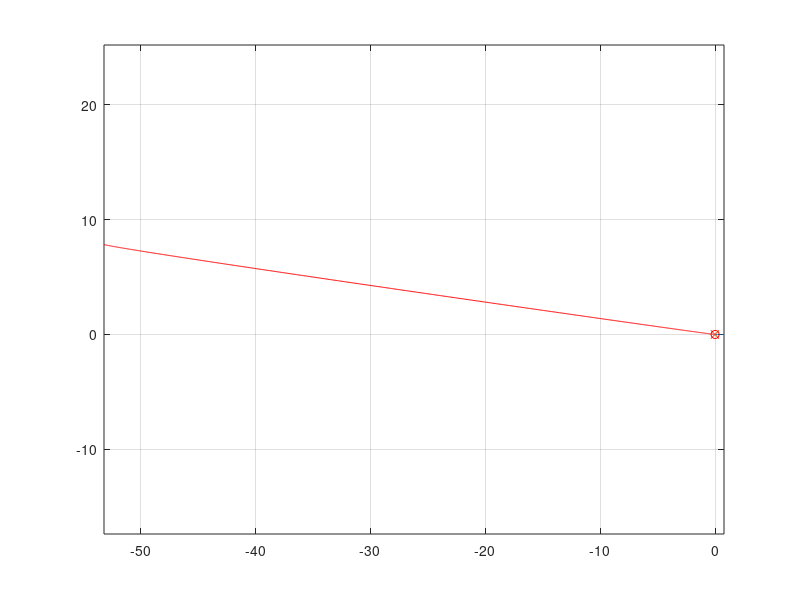

Reproduce this figure in MATLAB.
clear all
close all
clc

AB=load('AB.txt');
eigSize=size(AB,2);
A=AB(1:eigSize,:);
B=AB(eigSize+1:2*eigSize,:);
clear AB

[V,D]=eig(A,B);

for k=1:eigSize
s(k,1)=D(k,k);
t(k,1)=V(2,k)/V(1,k);
end

[t s]

%return

C=inv(B)*A;

[V1,D1]=eig(A,B);
for k=1:eigSize
s1(k,1)=D1(k,k);
t1(k,1)=V1(2,k)/V(1,k);
end

[t1 s1]

COEFFs=load('coeffFile.txt');
coeff1=COEFFs(1:2,:);
coeff2=COEFFs(3:4,:);

u=[0:0.001:1]';

u1=0.6647;
u2=1;

P1=zeros(length(u),2);
P2=zeros(length(u),2);
P1c=[0 0];
P2c=[0 0];
for k=1:size(COEFFs,2)
P1=P1+u.^(k-1)*coeff1(:,k)';
P2=P2+u.^(k-1)*coeff2(:,k)';
P1c=P1c+u1^(k-1)*coeff1(:,k)';
P2c=P2c+u2^(k-1)*coeff2(:,k)';
end
figure(1)
clf
plot(P1(:,1),P1(:,2))
hold on
plot(P2(:,1),P2(:,2),'r')
plot(P1c(:,1),P1c(:,2),'x')
plot(P2c(:,1),P2c(:,2),'ro')
grid on
axis equal